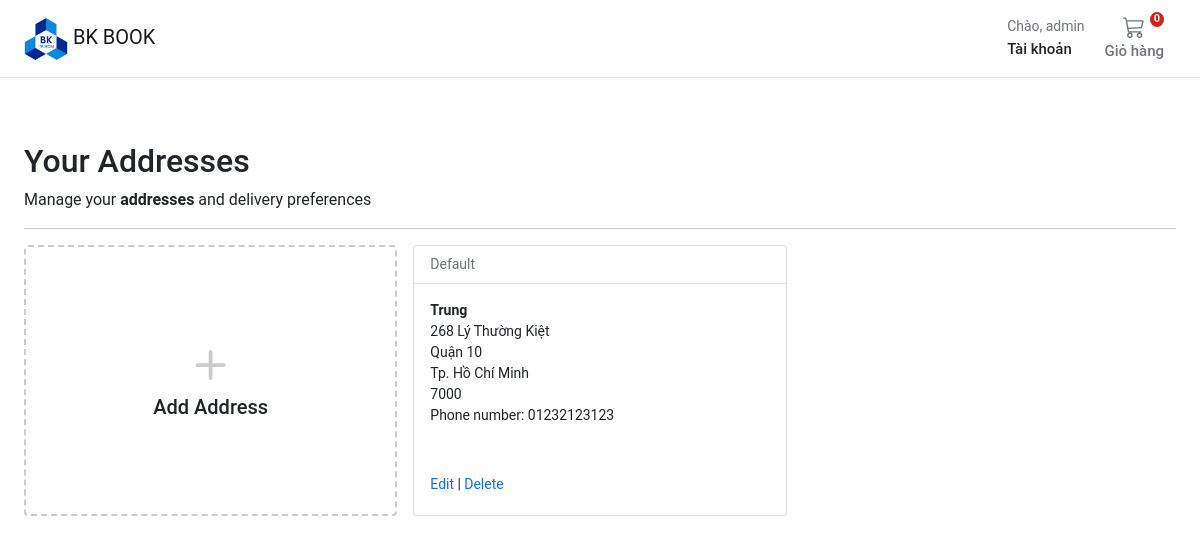
/account/addresses/ (signed in), run on the app's committed database.
### account/models.py (models this page shows, shortened)
class Customer(AbstractBaseUser, PermissionsMixin):
    email = models.EmailField(_('email address'), unique=True)
    name = models.CharField(max_length=150)
    mobile = models.CharField(max_length=20, blank=True)
    is_active = models.BooleanField(default=False)
    is_staff = models.BooleanField(default=False)
    created = models.DateTimeField(auto_now_add=True)
    updated = models.DateTimeField(auto_now=True)
    objects = CustomAccountManager()
    USERNAME_FIELD = 'email'
    REQUIRED_FIELDS = ['name']
    class Meta:
        verbose_name = "Accounts"
        verbose_name_plural = "Accounts"

class Address(models.Model):
    id = models.UUIDField(primary_key=True, default=uuid.uuid4, editable=False)
    customer = models.ForeignKey(Customer, verbose_name=_("Customer"), on_delete=models.CASCADE)
    full_name = models.CharField(_("Full Name"), max_length=150)
    phone = models.CharField(_("Phone Number"), max_length=50)
    postcode = models.CharField(_("Postcode"), max_length=50)
    address_line = models.CharField(_("Address Line 1"), max_length=255)
    address_line2 = models.CharField(_("Address Line 2"), max_length=255)
    town_city = models.CharField(_("Town/City/State"), max_length=150)
    delivery_instructions = models.CharField(_("Delivery Instructions"), max_length=255)
    created_at = models.DateTimeField(_("Created at"), auto_now_add=True)
    updated_at = models.DateTimeField(_("Updated at"), auto_now=True)
    default = models.BooleanField(_("Default"), default=False)
    class Meta:
        verbose_name = "Address"
        verbose_name_plural = "Addresses"

### account/views.py (the view)
# urls.py: path("addresses/", views.view_address, name="addresses"),
@login_required
def view_address(request):
    addresses = Address.objects.filter(customer=request.user)
    return render(request, "account/dashboard/addresses.html", {"addresses": addresses})

### basket/basket.py (called while the page is built)
    def __len__(self):
        return sum(item["qty"] for item in self.basket.values())

### basket/context_processors.py (called while the page is built)
def basket(request):
    return {'basket': Basket(request)}

### store/context_processors.py (called while the page is built)
def categories(request):
    return {"categories": Category.objects.filter(level=0)}

### store/models.py (called while the page is built)
    def get_absolute_url(self):
        return reverse("store:category_list", args=[self.slug])

### templates/account/dashboard/addresses.html (shortened to what this page needs)
{% extends "../sub_base.html" %}
{% block sub_content %}
<h1 class="h2">Your Addresses</h1>
<div>Manage your <b>addresses</b> and delivery preferences</div>
<hr />
<div class="container px-0">
  <div class="row row-cols-1 row-cols-sm-2 row-cols-md-3 g-3">
    <div class="col">
      <a href="{% url "account:add_address" %}" class="text-reset text-decoration-none" role="button"
        style="max-width: 540px;">
        <div class="card mb-3 h-100" style="border: dashed 2px #ccc;">
          <div class="row g-0 h-100">
            <div class="col-12" style="min-height:100px">
              <div class="card-body text-center position-absolute top-50 start-50 translate-middle">
                <svg style="color:#ccc;" xmlns="http://www.w3.org/2000/svg" width="60" height="60" fill="currentColor"
                  class="bi bi-plus" viewBox="0 0 16 16">
                  <path
                    d="M8 4a.5.5 0 0 1 .5.5v3h3a.5.5 0 0 1 0 1h-3v3a.5.5 0 0 1-1 0v-3h-3a.5.5 0 0 1 0-1h3v-3A.5.5 0 0 1 8 4z" />
                </svg>
                <h1 class="h5">Add Address</h1>
              </div>
            </div>
          </div>
        </div>
      </a>
    </div>
    {% for address in addresses %}
    <div class="col">
      <div class="card pb-3">
        <div class="card-header bg-white small text-muted">
          {% if address.default %}
            Default
          {% endif %}
        </div>
        <div class="card-body small pb-1">
          <p class="card-text m-0 fw-bold">{{address.full_name}}</p>
          <p class="card-text m-0">{{address.address_line}}</p>
          <p class="card-text m-0">{{address.address_line2}}</p>
          <p class="card-text m-0">{{address.town_city}}</p>
          <p class="card-text m-0">{{address.postcode}}</p>
          <p class="card-text m-0">Phone number: {{address.phone}}</p>
          <div class="pt-5">
            <a href="{% url 'account:edit_address' address.id %}" class="text-decoration-none">Edit</a>
            |
            <a href="{% url 'account:delete_address' address.id %}" class="text-decoration-none">Delete</a>
          </div>
        </div>
      </div>
    </div>
    {% endfor %}
  </div>
</div>
{% endblock %}

### templates/base.html (shortened to what this page needs)
{% load static %}
<!DOCTYPE html>
<html>
<head>
  <link href="https://cdn.jsdelivr.net/npm/bootstrap@5.0.0-beta1/dist/css/bootstrap.min.css" rel="stylesheet"
>
  <link rel="stylesheet" href="{% static 'core/css/base.css' %}">
  <link rel="stylesheet" href="{% block stylesheet %}{% endblock %}">
</head>
<body>
  <header class="pb-3">
    <nav class="navbar navbar-expand-md navbar-light bg-white border-bottom">
      <div class="container-fluid px-md-4">
        <div class="d-flex w-100 navbar-collapse">
          <a class="navbar-brand d-flex-inline" href="/">
            <img src="{% static 'logo.png' %}" alt="Logo" width="44" height="44"> BK BOOK
          </a>
          <div>
            <div class="collapse navbar-collapse" id="navbarSupportedContent2">
              <ul class="navbar-nav me-auto mb-2 mb-lg-0">
                <li class="nav-item dropdown">
                  <a class="nav-link dropdown-toggle text-reset" href="#" id="navbarDropdown" role="button"
                    data-bs-toggle="dropdown" aria-expanded="false">
                    <div class="small text-muted">Chào,
                      {% if user.is_authenticated %}
                        {{ request.user.name }}
                      {% else %}
                      Login
                      {% endif %}
                    </div>
                    <span class="fs15 fw500">Tài khoản
                    </span>
                  </a>
                </li>
              </ul>
            </div>
          </div>
          <a type="button" role="button" href="{% url "basket:basket_summary" %}"
            class="btn btn-outline-secondary border-0 basket-btn">
            {% with total_qty=basket|length %}
            <div id="basket-qty" class="basket-qty">
              {% if total_qty > 0 %}
              {{ total_qty }}
              {% else %}
              0
              {% endif %}
            </div>
            {% endwith %}
            <div>
            </div>
            <span class="fs15 fw500">Giỏ hàng</span>
          </a>
        </div>
      </div>
    </nav>
  </header>
  <main class="pt-5">
    <div id="content">{% block content %} {% endblock %}</div>
  </main>
</body>
</html>

### static/core/css/base.css (style rules this page uses)
@media (min-width: 1000px) { .container { max-width: 1000px; } }
@media (max-width: 1200px) { .container { max-width: 100%; padding:0 24px; } }
.dropdown-toggle::after { display: none; }
html, body, p, div { letter-spacing: -0.02px; font-family: 'Roboto', sans-serif; }
.fs15 { font-size: 0.9375rem; }
.fw500 { font-weight: 500; }
.basket-qty { color: #fff; background: #d42114; border: 2px solid #fff; border-radius: 50%; text-align: center; font-size: 11px; height: 15px; width: 14px; position: absolute; box-sizing: content-box; font-weight: 600; display: flex; justify-content: center; align-items: center; top: 1px; right: 10px; }
.basket-btn { position: relative; }

### data on the page
Customer: user.name "admin"
Address: default "Default", full_name "Trung", address_line "268 Lý Thường Kiệt", address_line2 "Quận 10", town_city "Tp. Hồ Chí Minh", postcode "7000", phone "01232123123"
